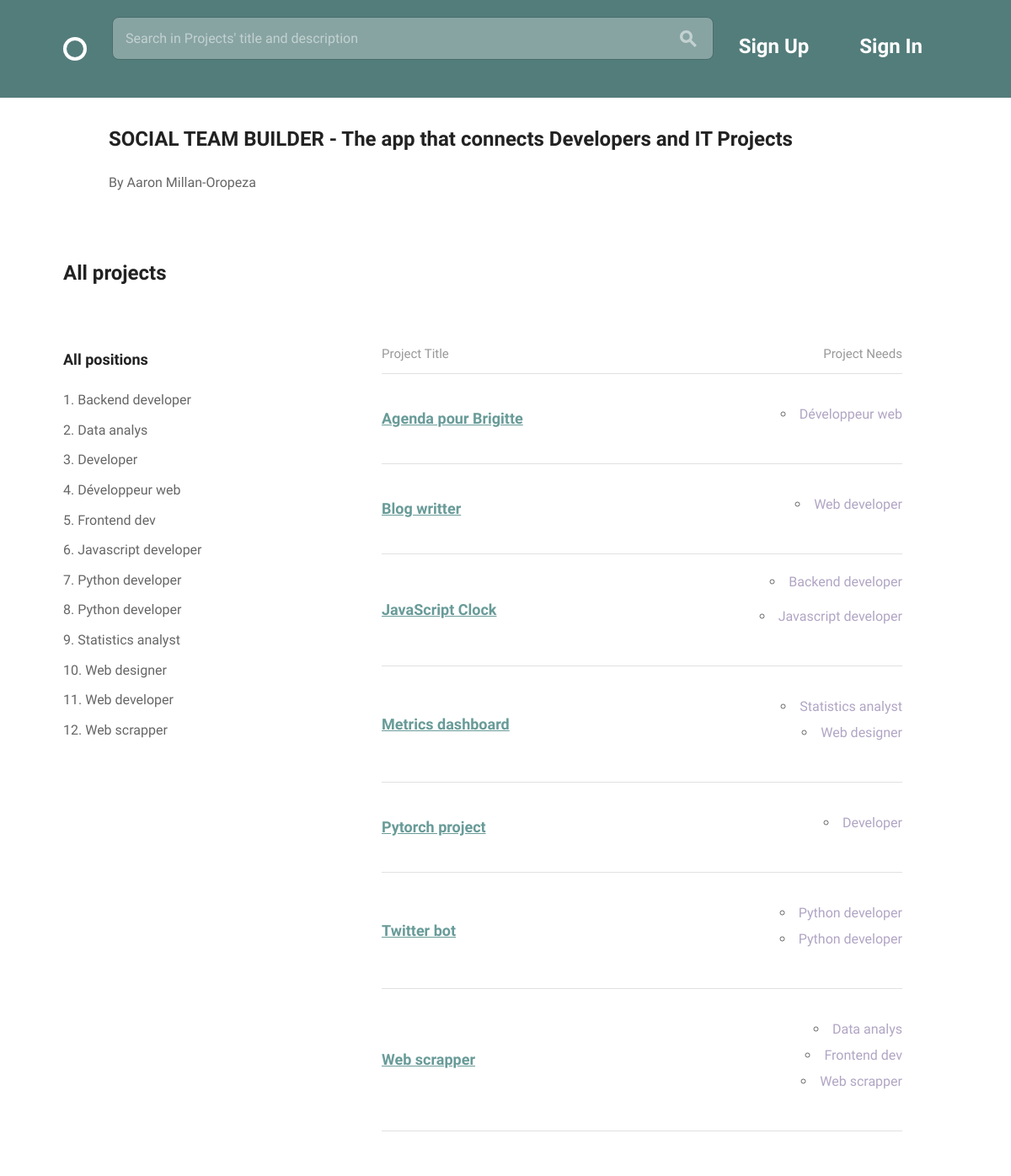
The page / on the database its author committed.
### teams/models.py (models this page shows, shortened)
class Position(models.Model):
    name = models.CharField(max_length=150, blank=False)
    description = models.CharField(max_length=400, blank=False)
    related_skill = models.ForeignKey('Skill', on_delete=models.CASCADE)
    available = models.BooleanField(default=True)
    project = models.ForeignKey('Project', on_delete=models.CASCADE)

class Project(models.Model):
    creator = models.ForeignKey('Profile', on_delete=models.CASCADE)
    title = models.CharField(max_length=150, null=False, unique=True)
    description = models.TextField(max_length=700, blank=True)
    timeline = models.CharField(max_length=25, null=False)
    requirements = models.TextField(max_length=300, null=False)
    finished = models.BooleanField(default=False)

### team_builder/views.py (the view)
# urls.py: url(r'^$', views.index, name='index'),
def index(request):
    if request.method == 'GET':
        positions = models.Position.objects.all().order_by('name')
        projects = models.Project.objects.all().order_by('title')
        related_skills = models.Position.objects.all().values_list(
            'related_skill_id', flat=True).distinct()
        related_skills = models.Skill.objects.filter(
            id__in=related_skills).order_by('skill_name')
    return render(request, 'index.html', {
        'projects': projects, 'positions': positions,
        'related_skills': related_skills
    })

### templates/index.html (shortened to what this page needs)
{% extends 'layout.html' %}
{% load static %}
{% block content %}
<div class="bounds circle--page">
  <div class="grid-80 grid-push-5 circle--article--header">
    <h2>  SOCIAL TEAM BUILDER  -  The app that connects Developers and IT Projects</h2>
    <p>   By Aaron Millan-Oropeza</p>
  </div>
  <div  class="grid-100 circle--fluid--cell circle--fluid--primary">
    <h2>All projects</h2>
  </div>
  <div class="grid-40">
  </div>
  <div  class="grid-100 circle--fluid--cell circle--fluid--primary">
  </div>
  <div class="grid-30">
    <h3>All positions</h3>
    <ol>
      {% for position in positions %}
      <li> {{ position.name }} </li>
      {% endfor %}
    </ol>
  </div>
  <div class="grid-60 grid-push-5">
    <table class="circle--table u-full-width">
      <thead>
        <tr>
          <th>Project Title</th>
          <th class="circle--cell--right align-right">Project Needs</th>
        </tr>
      </thead>
      <tbody>
        {% for project in projects %}
        <tr>
          <td class="clickable-row">
            <a href="{% url 'teams:project_details' pk=project.id %}">
            <h3>{{ project.title }}</h3>
            </a>
          </td>
          <td class="circle--cell--right align-right">
            {% for position in positions %}
              <ul>
              {% if position.project_id == project.id %}
                <li><span class="secondary-label">{{ position.name }}</span></li>
              </ul>
              {% endif %}
            {% endfor %}
          </td>
        </tr>
        {% endfor %}
      </tbody>
    </table>
  </div>
</div>
{% endblock %}

### assets/css/global.css (style rules this page uses)
html { font-family: sans-serif; -ms-text-size-adjust: 100%; -webkit-text-size-adjust: 100%; }
body { margin: 0; }
a { background-color: transparent; }
table { border-collapse: collapse; border-spacing: 0; }
td, th { padding: 0; }
html { font-size: 62.5%; }
body { font-size: 1.5em; line-height: 1.6; font-weight: 400; font-family: "Cousine"; color: #666; }
.bounds { max-width: 1080px; margin: 0 auto; }
.grid, .grid-5, .grid-10, .grid-15, .grid-20, .grid-25, .grid-30, .grid-33, .grid-35, .grid-40, .grid-45, .grid-50, .grid-55, .grid-60, .grid-65, .grid-66, .grid-70, .grid-75, .grid-80, .grid-90, .grid-95, .grid-100 { float: left; box-sizing: border-box; position: relative; }
.grid-push-5 { left: 5%; }
.grid-30 { width: 30%; padding: 0 15px; }
.grid-40 { width: 40%; padding: 0 15px; }
.grid-60 { width: 60%; padding: 0 15px; }
.grid-80 { width: 80%; padding: 0 15px; }
.grid-100 { width: 100%; padding: 0 15px; }
h1, h2, h3, h4, h5, h6 { margin-top: 0; margin-bottom: 2rem; font-weight: bold; font-family: "Work Sans", sans-serif; color: #222; }
h2 { font-size: 2.4rem; }
h3 { font-size: 1.8rem; }
@media (min-width: 550px) { h2 { font-size: 2.4rem; } }
@media (min-width: 550px) { h3 { font-size: 1.8rem; } }
p { margin-top: 0; font-size: 1.6rem; }
a { color: #689b98; -webkit-transition: color 0.2s; -moz-transition: color 0.2s; -ms-transition: color 0.2s; -o-transition: color 0.2s; transition: color 0.2s; }
ul { list-style: circle inside; }
ol { list-style: decimal inside; padding-left: 0; margin-top: 0; }
ul { padding-left: 0; margin-top: 0; }
ul ul, ul ol { margin: 1.5rem 0 1.5rem 3rem; font-size: 90%; }
li { margin-bottom: 1rem; font-size: 1.6rem; }
th, td { padding: 15px; text-align: left; border-bottom: 1px solid #e1e1e1; }
th:first-child, td:first-child { padding-left: 0; }
th:last-child, td:last-child { padding-right: 0; }
th { color: #999; font-weight: normal; }
pre, blockquote, dl, figure, table, p, ul, ol, form { margin-bottom: 2.5rem; }
.align-right { text-align: right; }
.secondary-label { color: #b1a5c4; }
.circle--article--header { margin-bottom: 50px; }
.circle--table { width: 100%; }
.circle--table h1, .circle--table h2, .circle--table h3, .circle--table h4, .circle--table h5, .circle--table h6 { margin: 0; }
.circle--table th, .circle--table td { line-height: 1; }
.circle--table th { padding: 0 0 15px 0; }
.circle--table td { padding: 25px 0; }
.clickable-row h3 { color: #689b98; }
.circle--fluid--cell { display: table-cell; padding: 0 15px; vertical-align: middle; box-sizing: border-box; }
.circle--fluid--primary { width: 100%; }
.circle--page { margin-bottom: 100px; }
.circle--page:before, .circle--page:after { content: " "; display: table; }
.circle--page:after { clear: both; }

### rows shown on the page
Position: name "Backend developer"
Position: name "Data analys"
Position: name "Developer"
Position: name "Développeur web"
Position: name "Frontend dev"
Position: name "Javascript developer"
Position: name "Python developer"
Position: name "Python developer"
Position: name "Statistics analyst"
Position: name "Web designer"
Position: name "Web developer"
Position: name "Web scrapper"
Project: title "Agenda pour Brigitte"
Project: title "Blog writter"
Project: title "JavaScript Clock"
Project: title "Metrics dashboard"
Project: title "Pytorch project"
Project: title "Twitter bot"
Project: title "Web scrapper"
